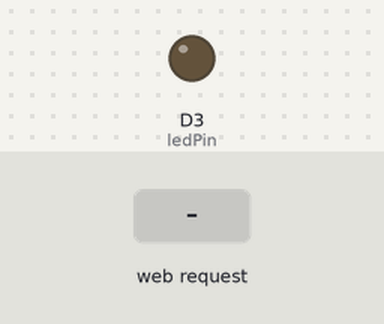
Simulated run of this sketch. Board: ESP8266 (NodeMCU). On the bench: output pins drawn as LEDs (lit = HIGH). The inputs (shaded band) are chosen by the test bench. WiFi joins after 1.5 s; servers stay silent unless stated; what the sketch prints to the serial monitor is not drawn.

Above: at 2.7 s.
2.8 s: HTTP request GET /LED=ON received
At 3.8 s:
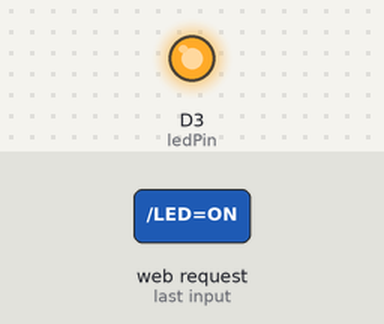
4.3 s: HTTP request GET /LED=OFF received
At 4.9 s:
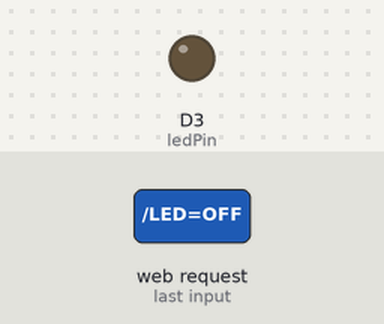
Timing chart, 0 to 7.3 s (numbered marks = the images above; inputs shaded):
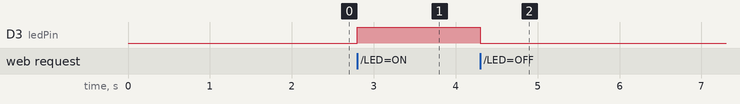

The sketch:

Blink-nodeMCU.ino
```cpp
/* Blink no LED com NodeMCU
feito para prática curso de arduino */

#include <ESP8266WiFi.h>

const char* ssid = "SSID";
const char* password = "Senha";

int ledPin = D3; // Porta NodeMCU

WiFiServer server(80);

void setup() {
  Serial.begin(115200);
  delay(10);

  pinMode(ledPin, OUTPUT);
  digitalWrite(ledPin, LOW);

  // Conecta a rede wifi
  Serial.println();
  Serial.println();
  Serial.print("Connecting to ");
  Serial.println(ssid);

  WiFi.begin(ssid, password);

  while (WiFi.status() != WL_CONNECTED) {
    delay(500);
    Serial.print(".");
  }
  Serial.println("");
  Serial.println("WiFi connectado");

  // Start the server
  server.begin();
  Serial.println("Server inicializado");

  // Print the IP address
  Serial.print("IP na rede do Node ");
  Serial.print("http://");
  Serial.print(WiFi.localIP());
  Serial.println("/");

}

void loop() {
  // Se houver client conectado
  WiFiClient client = server.available();
  if (!client) {
    return;
  }

  // Aguarda envio de dados
  Serial.println("new client");
  while(!client.available()){
    delay(1);
  }

  // Ler a primeira linha da requisição
  String request = client.readStringUntil('\r');
  Serial.println(request);
  client.flush();


  int value = LOW;
  if (request.indexOf("/LED=ON") != -1)  {
    // Liga o LED
    digitalWrite(ledPin, HIGH);
    value = HIGH;
  }
  if (request.indexOf("/LED=OFF") != -1)  {
    // Desliga o LED
    digitalWrite(ledPin, LOW);
    value = LOW;
  }


  // resposta servidor
  client.println("HTTP/1.1 200 OK");
  client.println("Content-Type: text/html");
  client.println("");
  client.println("<!DOCTYPE HTML>");
  client.println("<html>");

  client.print("O LEd está: ");

  if(value == HIGH) {
    client.print("Ligado");
  } else {
    client.print("Desligado");
  }
  client.println("<br><br>");
  client.println("<a href=\"/LED=ON\"\"><button>Ligar </button></a>");
  client.println("<a href=\"/LED=OFF\"\"><button>Desligar </button></a><br />");
  client.println("</html>");

  delay(1);
  Serial.println("Client disonnected");
  Serial.println("");

}
```

Measured:
- after the input at 2.8 s, D3 (ledPin): LOW → HIGH at once
- after the input at 4.3 s, D3 (ledPin): HIGH → LOW at once
